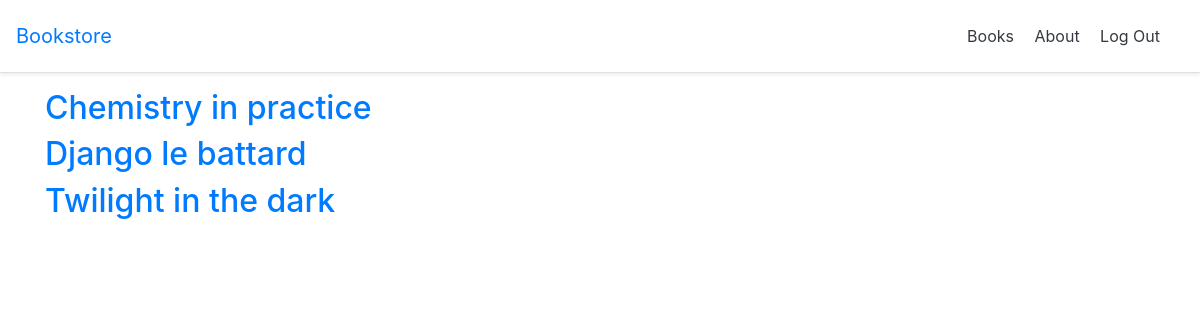
Before: /books/ (signed in) with the older database file.
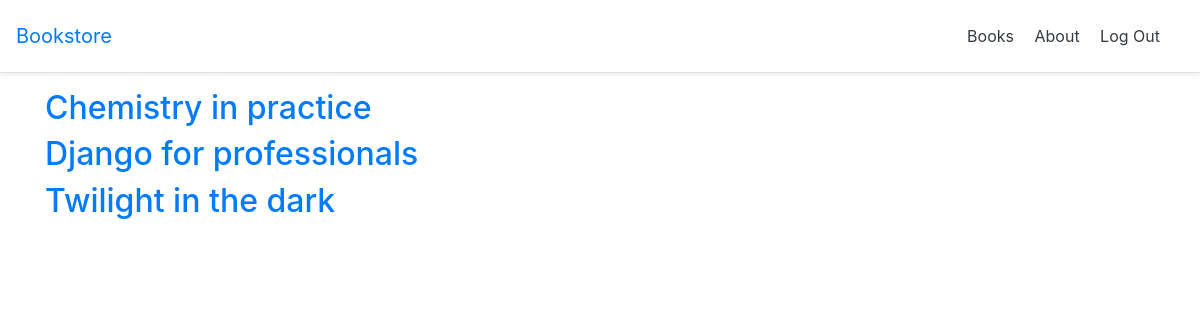
After: the same page with the newer database file.
### books/models.py (models this page shows, shortened)
class Book(models.Model):
    id = models.UUIDField(
        primary_key=True,
        default=uuid.uuid4,
        editable=False)
    title = models.CharField(max_length=200)
    author = models.CharField(max_length=200)
    price = models.DecimalField(max_digits=6, decimal_places=2)
    cover = models.ImageField(upload_to='covers/', blank = True)
    class Meta:
        permissions =[
            ('special_status', 'can read all books')
        ]
    def get_absolute_url(self):
        return reverse('book_detail', args=[str(self.id)])

### books/views.py (the view)
# urls.py: path('', BookListView.as_view(), name='book_list'),
class BookListView(LoginRequiredMixin, ListView):
    model = Book
    context_object_name = 'book_list'
    template_name = 'books/book_list.html'
    login_url = 'account_login'

### templates/books/book_list.html (shortened to what this page needs)
{% extends '_base.html' %}
{% block content %}
  {% for book in book_list %}
    <div>
      <h2><a href="{{ book.get_absolute_url }}">{{ book.title }}</a></h2>
    </div>
  {% endfor %}
{% endblock content %}

### templates/_base.html (shortened to what this page needs)
{% load static %}
<!DOCTYPE html>
<html>
<head>
  <link rel="stylesheet" href="https://stackpath.bootstrapcdn.com/bootstrap/4.3.1/css/bootstrap.min.css">
  <link rel="stylesheet" href="{% static 'css/base.css' %}">
</head>
<body>
  <header>
    <div class="d-flex flex-column flex-md-row align-items-center p-3 px-md-4\
     mb-3 bg-white border-bottom shadow-sm">
      <a href="{% url 'home' %}" class="navbar-brand my-0 mr-md-auto font-weight-normal">Bookstore</a>
      <nav class="my-2 my-md-0 mr-md-3">
        <a class="p-2 text-dark" href="{% url 'book_list' %}">Books</a>
        <a class="p-2 text-dark" href="{% url 'about' %}">About</a>
        {% if user.is_authenticated %}
          <a class="p-2 text-dark" href="{% url 'account_logout' %}">Log Out</a>
        {% else %}
          <a class="p-2 text-dark" href="{% url 'account_login' %}">Log In</a>
          <a class="btn btn-outline-primary"
            href="{% url 'account_signup' %}">Sign Up</a>
        {% endif %}
      </nav>
    </div>
  </header>
  <div class="container">
    {% block content %}
    {% endblock content %}
  </div>
</body>
</html>

Changed rows visible on the page:
changed Book: title "Django le battard" → "Django for professionals"
